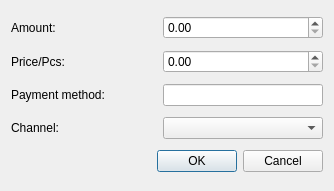
<?xml version="1.0" encoding="UTF-8"?>
<ui version="4.0">
 <class>AddOffer</class>
 <widget class="QDialog" name="AddOffer">
  <property name="geometry">
   <rect>
    <x>0</x>
    <y>0</y>
    <width>334</width>
    <height>191</height>
   </rect>
  </property>
  <property name="windowTitle">
   <string>Add Offer</string>
  </property>
  <property name="windowIcon">
   <iconset resource="res.qrc">
    <normaloff>:/icons/icons/flag-blue.png</normaloff>:/icons/icons/flag-blue.png</iconset>
  </property>
  <layout class="QGridLayout" name="gridLayout">
   <item row="0" column="0">
    <widget class="QLabel" name="labelAmount">
     <property name="sizePolicy">
      <sizepolicy hsizetype="Fixed" vsizetype="Preferred">
       <horstretch>0</horstretch>
       <verstretch>0</verstretch>
      </sizepolicy>
     </property>
     <property name="minimumSize">
      <size>
       <width>146</width>
       <height>0</height>
      </size>
     </property>
     <property name="text">
      <string>Amount:</string>
     </property>
    </widget>
   </item>
   <item row="0" column="1">
    <widget class="QDoubleSpinBox" name="doubleSpinBoxAmount">
     <property name="decimals">
      <number>2</number>
     </property>
     <property name="maximum">
      <double>999999999.990000009536743</double>
     </property>
    </widget>
   </item>
   <item row="1" column="0">
    <widget class="QLabel" name="labelPricePcs">
     <property name="sizePolicy">
      <sizepolicy hsizetype="Fixed" vsizetype="Preferred">
       <horstretch>0</horstretch>
       <verstretch>0</verstretch>
      </sizepolicy>
     </property>
     <property name="minimumSize">
      <size>
       <width>146</width>
       <height>0</height>
      </size>
     </property>
     <property name="text">
      <string>Price/Pcs:</string>
     </property>
    </widget>
   </item>
   <item row="1" column="1">
    <widget class="QDoubleSpinBox" name="doubleSpinBoxPricePcs">
     <property name="decimals">
      <number>2</number>
     </property>
     <property name="maximum">
      <double>999999999.990000009536743</double>
     </property>
    </widget>
   </item>
   <item row="2" column="0">
    <widget class="QLabel" name="labelPaymentMethod">
     <property name="sizePolicy">
      <sizepolicy hsizetype="Fixed" vsizetype="Preferred">
       <horstretch>0</horstretch>
       <verstretch>0</verstretch>
      </sizepolicy>
     </property>
     <property name="minimumSize">
      <size>
       <width>146</width>
       <height>0</height>
      </size>
     </property>
     <property name="text">
      <string>Payment method:</string>
     </property>
    </widget>
   </item>
   <item row="2" column="1">
    <widget class="QLineEdit" name="lineEditPaymentMethod"/>
   </item>
   <item row="3" column="0">
    <widget class="QLabel" name="labelChannel">
     <property name="sizePolicy">
      <sizepolicy hsizetype="Fixed" vsizetype="Preferred">
       <horstretch>0</horstretch>
       <verstretch>0</verstretch>
      </sizepolicy>
     </property>
     <property name="minimumSize">
      <size>
       <width>146</width>
       <height>0</height>
      </size>
     </property>
     <property name="text">
      <string>Channel:</string>
     </property>
    </widget>
   </item>
   <item row="3" column="1">
    <widget class="QComboBox" name="comboBoxChannel"/>
   </item>
   <item row="4" column="0" colspan="2">
    <widget class="QDialogButtonBox" name="buttonBox">
     <property name="orientation">
      <enum>Qt::Horizontal</enum>
     </property>
     <property name="standardButtons">
      <set>QDialogButtonBox::Cancel|QDialogButtonBox::Ok</set>
     </property>
    </widget>
   </item>
  </layout>
 </widget>
 <resources>
  <include location="res.qrc"/>
 </resources>
 <connections>
  <connection>
   <sender>buttonBox</sender>
   <signal>accepted()</signal>
   <receiver>AddOffer</receiver>
   <slot>accept()</slot>
   <hints>
    <hint type="sourcelabel">
     <x>248</x>
     <y>254</y>
    </hint>
    <hint type="destinationlabel">
     <x>157</x>
     <y>274</y>
    </hint>
   </hints>
  </connection>
  <connection>
   <sender>buttonBox</sender>
   <signal>rejected()</signal>
   <receiver>AddOffer</receiver>
   <slot>reject()</slot>
   <hints>
    <hint type="sourcelabel">
     <x>316</x>
     <y>260</y>
    </hint>
    <hint type="destinationlabel">
     <x>286</x>
     <y>274</y>
    </hint>
   </hints>
  </connection>
 </connections>
</ui>
